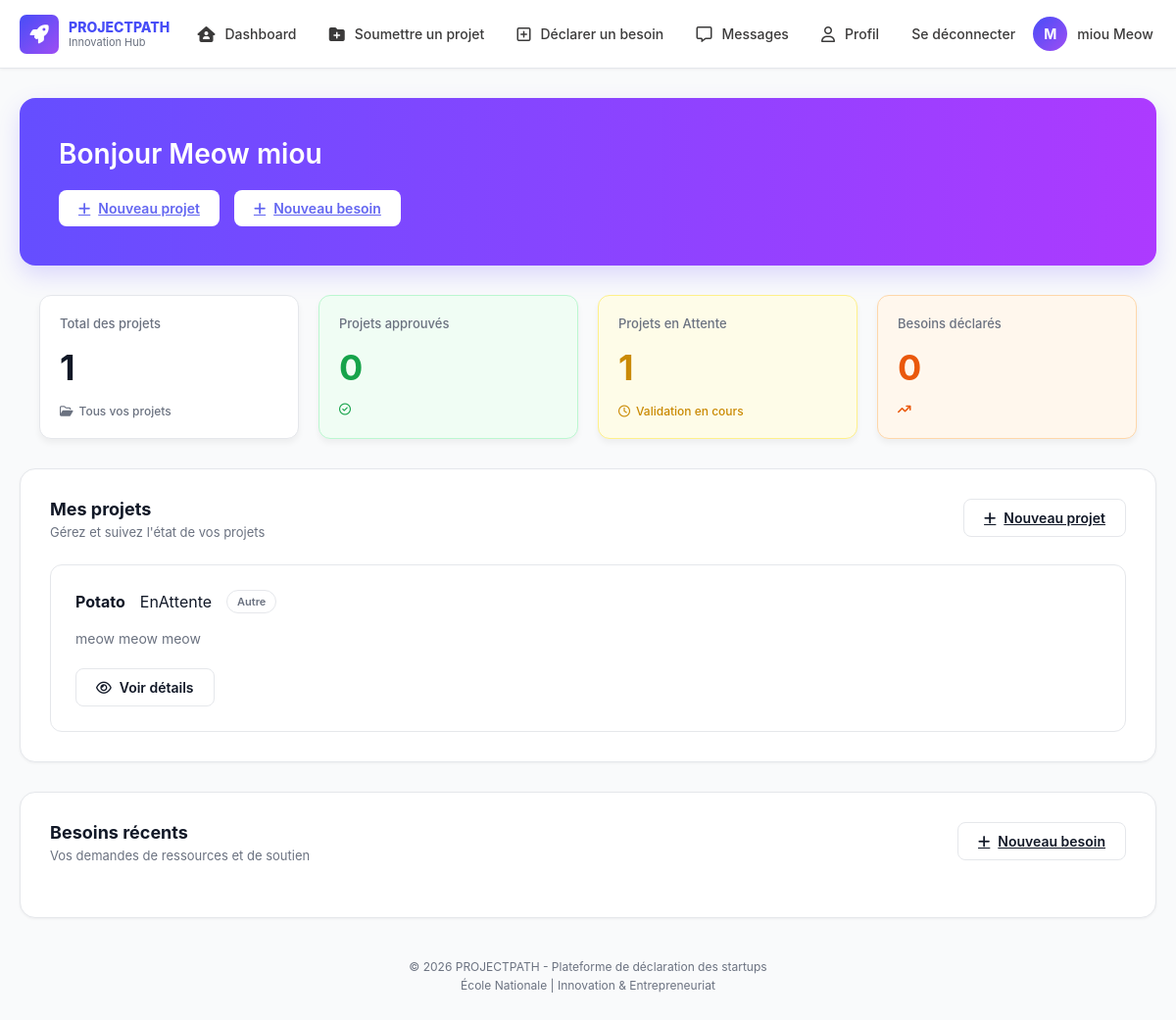
/home/13 (signed in), run on an earlier commit of the app's database.
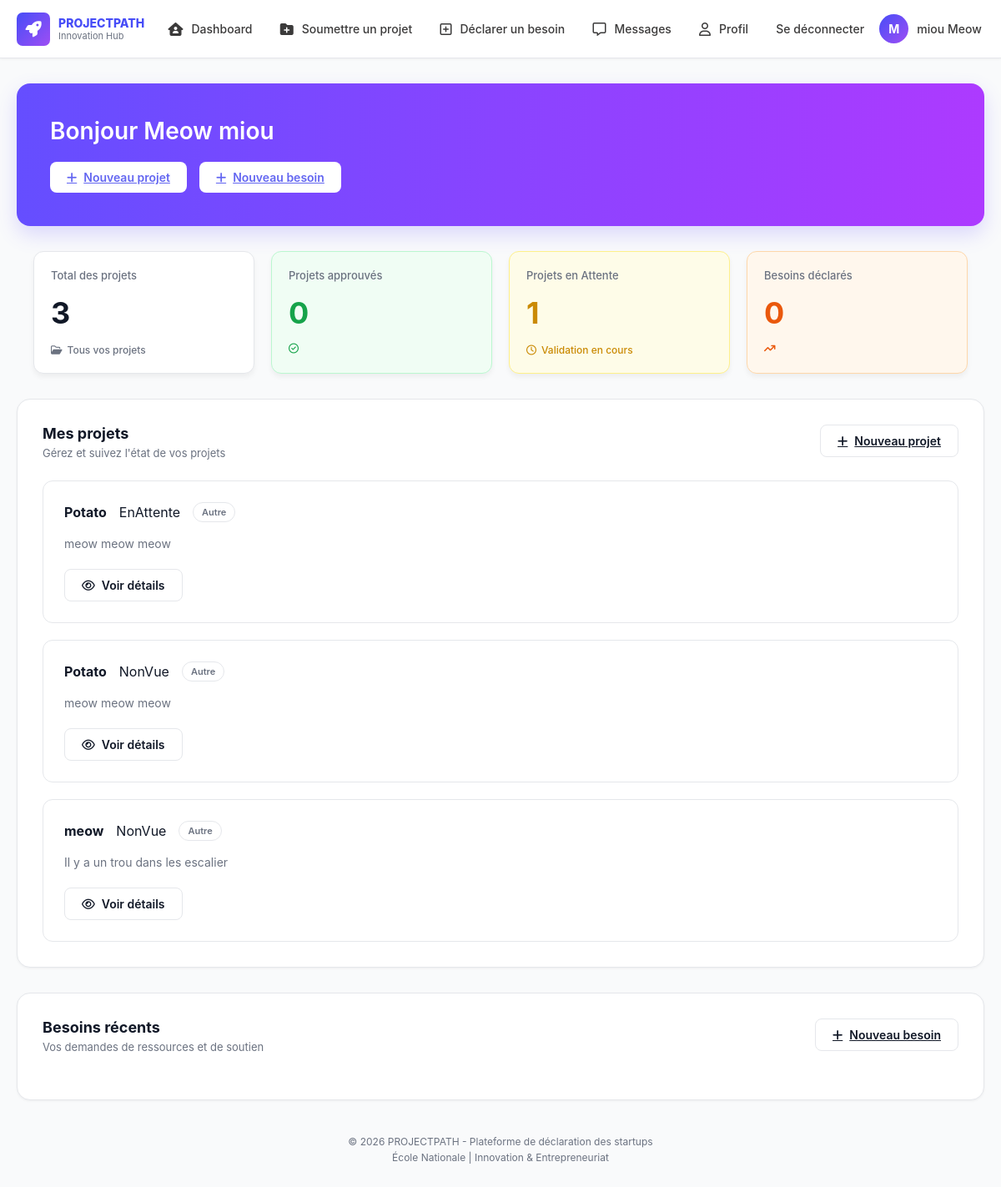
And on a later commit of the database.
### PP/models.py (models this page shows, shortened)
class CompteEtudiant(AbstractUser, PermissionsMixin):
    matricule = models.fields.IntegerField(unique=True, validators= [Validate_matricule], default = "123489357")
    class Niveau(models.TextChoices):
        one = "1CP", "1CP"
        two = "2CP", "2CP"
        three = "1CS" , "1CS"
        four = "2CS" , "2CS"
        five = "3CS", "3CS"
    niveau_etude = models.fields.CharField(max_length = 5 , choices = Niveau.choices, default = "1CP")
    adresse_mail = models.fields.EmailField(blank=True, max_length=254, verbose_name='email address',default = "Bonjour@estin.dz")
    telephone = models.fields.IntegerField(validators=[Validate_telephone], default=42)
    EMAIL_FIELD = 'adress_mail'
    class Meta:
        verbose_name = "User"
        verbose_name_plural = "Users"

class projet(models.Model):
    nom_projet= models.fields.CharField(max_length=100)
    description = models.fields.CharField(max_length=1000)
    participants = models.ForeignKey(CompteEtudiant, on_delete = models.CASCADE, null = True, blank=True)
    probleme_resolu = models.fields.CharField(max_length=200)
    class Domaine(models.TextChoices):
        Technologie_et_sante = "Technologie et sante", "Technologie et sante"
        Technologie_et_finances = "Technologie et finances", "Technologie et finances"
        Technologie_et_Environement = "Technologie et environement", "Technologie et environement"
        E_commerce = "E-commerce", "E-commerce"
        Technologie_et_agriculture = "Technologie et agriculture", "Technologie et agriculture"
        Autre = "Autre", "Autre"
    domaine = models.CharField(max_length=30, choices= Domaine.choices, default="Autre")
    objectif = models.CharField(max_length=200)
    file_path = models.FileField(upload_to="files/", null = False,verbose_name="",validators=[Validate_fichier])
    statut = models.fields.CharField(max_length = 16, choices = Statut.choices, default = "NonVue")
    created_at = models.DateTimeField(auto_now_add=True)
    updated_at = models.DateTimeField(auto_now=True)

### PP/views.py (the view)
# urls.py: 2. Add a URL to urlpatterns:  path('', views.home, name='home')
@login_required
def home(request,user_id):
    if request.user.id != user_id:
        return redirect("logout")
    user = CompteEtudiant.objects.get(id = user_id)
    user_projects = user.projet_set.all()
    user_request = user.besoin_set.all()
    project_nbr = user_projects.count()
    prj_enAtt = projet.objects.filter(statut = "EnAttente",  participants = user).count()
    prj_valide = projet.objects.filter(statut = "Accepte",  participants = user).count()
    prj_refuse = projet.objects.filter(statut = "DocumentManquant",  participants = user).count()
    besoin_nbr = user_request.count()
    bs_enAtt = Besoin.objects.filter(statut = "EnAttente", participant = user).count()
    bs_valide = Besoin.objects.filter(statut = "Accepte", participant = user).count()
    bs_refuse = Besoin.objects.filter(statut = "DocumentManquant",  participant = user).count()
    return render(request,"Student/home.html",{"user" : user, "user_projects": user_projects,
                                               "user_request":user_request ,"user_id": user_id,
                                               "prj_nb": project_nbr, "prj_enAtt": prj_enAtt,
                                               "prj_valide": prj_valide, "prj_refuse": prj_refuse,
                                                "bs_nb": besoin_nbr, "bs_enAtt": bs_enAtt, "bs_valide": bs_valide,
                                                "bs_refuse": bs_refuse})

### PP/template/Student/home.html (shortened to what this page needs)
{% load static %}
<!DOCTYPE html>
<html lang="en">
<head>
    <link rel="stylesheet" href="{% static 'css/dashboard.css' %}">
    <link rel="stylesheet" href="https://cdnjs.cloudflare.com/ajax/libs/font-awesome/6.4.0/css/all.min.css">
</head>
<body>
    <nav>
        <div class="logo">
            <i class="fa-solid fa-rocket"></i>
            <div class="txt">
                <h4>PROJECTPATH</h4>
                <p>Innovation Hub</p>
            </div>
        </div>
        <div class="nav-links" id="nav-links">
            <div id="dash" class="same" data-page="{%url 'home' user_id%}">
                <i class="fa-solid fa-house-user"></i>
                <p>Dashboard</p>
            </div>
            <div class="same" id="soumettre" data-page="{%url 'add_project' user_id%}">
                <i class="fa-solid fa-folder-plus"></i>
                <p>Soumettre un projet</p>
            </div>
            <div class="same" id="besoin" data-page="{%url 'add_request' user_id%}">
                <i class="fa-regular fa-square-plus"></i>
                <p>Déclarer un besoin</p>
            </div>
            <div class="same" id="message" data-page="{%url 'message_etudiant' user_id%}">
                <i class="fa-regular fa-message"></i>
                <p>Messages</p>
            </div>
            <div class="same" id="profil" data-page="{%url 'user_details' user_id%}">
                <i class="fa-regular fa-user"></i>
                <p>Profil</p>
            </div>
            <div class="same" id="profil" data-page="{%url 'logout'%}">
                <p>Se déconnecter</p>
            </div>
        <div class="nav-right">
            <div class="compte">
                <span id="s1">{{ user.first_name|first }}</span>
                <span id="s2">{{user.last_name}} {{user.first_name}}</span>
            </div>
        </div>
    </nav>
    <main class="container">
        <section class="hero-section">
            <h1 class="hero-title">Bonjour <span id="userNameHero">{{user.first_name}} {{user.last_name}}</span></h1>
            <div class="hero-buttons">
                <a href="{%url 'add_project' user_id%}" class="btn btn-white">
                    <i class="fa-solid fa-plus"></i>
                    Nouveau projet
                </a>
                <a href="{%url 'add_request' user_id%}" class="btn btn-white">
                    <i class="fa-solid fa-plus"></i>
                    Nouveau besoin
                </a>
            </div>
        </section>
        <section class="stats-grid">
            <div class="stat-card stat-total">
                <p class="stat-label">Total des projets</p>
                <h2 class="stat-value" id="stat-total-val">{{prj_nb}}</h2>
                <div class="stat-footer text-gray">
                    <i class="fa-regular fa-folder-open"></i> Tous vos projets
                </div>
            </div>
            <div class="stat-card stat-approved">
                <p class="stat-label">Projets approuvés</p>
                <h2 class="stat-value text-green" id="stat-approved-val">{{prj_valide}}</h2>
                <div class="stat-footer text-green">
                    <i class="fa-regular fa-circle-check"></i>
                </div>
            </div>
            <div class="stat-card stat-pending">
                <p class="stat-label">Projets en Attente</p>
                <h2 class="stat-value text-yellow" id="stat-pending-val">{{prj_enAtt}}</h2>
                <div class="stat-footer text-yellow">
                    <i class="fa-regular fa-clock"></i> Validation en cours
                </div>
            </div>
            <div class="stat-card stat-needs">
                <p class="stat-label">Besoins déclarés</p>
                <h2 class="stat-value text-orange" id="stat-needs-val">{{bs_nb}}</h2>
                <div class="stat-footer text-orange">
                    <i class="fa-solid fa-arrow-trend-up"></i>
                </div>
            </div>
        </section>
        <section class="content-section">
            <div class="section-header">
                <div>
                    <h2 class="section-title">Mes projets</h2>
                    <p class="section-subtitle">Gérez et suivez l'état de vos projets</p>
                </div>
                <a href="{%url 'add_project' user_id%}" class="btn btn-outline action-declarer-besoin">
                    <i class="fa-solid fa-plus"></i>
                    Nouveau projet
                </a>
            </div>
            <div id="projects-container" class="cards-container">
                     {%for p in user_projects%}
                        <div class="project-card">
                            <div class="project-header-row">
                                <h3 class="project-name">{{p.nom_projet}}</h3>
                                <p>{{p.statut}}</p>
                                <span class="badge badge-outline">{{p.domaine}}</span>
                            </div>
                            <p class="project-desc">{{p.description}}</p>
                            <div class="project-footer">
                    <button class="btn btn-outline" onclick="window.location.href='/project_details/{{p.id}}/{{user_id}}/0'"><i class="fa-regular fa-eye"></i> Voir détails</button>
                </div>
                </div>
                     {%endfor%}
            </div>
        </section>
        <section class="content-section mt-5">
            <div class="section-header">
                <div>
                    <h2 class="section-title">Besoins récents</h2>
                    <p class="section-subtitle">Vos demandes de ressources et de soutien</p>
                </div>
                <a href="{%url 'add_request' user_id%}" class="btn btn-outline action-declarer-besoin">
                    <i class="fa-solid fa-plus"></i>
                    Nouveau besoin
                </a>
            </div>
        </section>
    <footer>
        <p>© 2026 PROJECTPATH - Plateforme de déclaration des startups</p>
        <p>École Nationale | Innovation & Entrepreneuriat</p>
    </footer>
</body>
</html>

What changed in the data, as far as the page shows it:
added projet: nom_projet "Potato", statut "NonVue", domaine "Autre", description "meow meow meow"
added projet: nom_projet "meow", statut "NonVue", domaine "Autre", description "Il y a un trou dans les escalier"
Also different on the page:
{{ prj_nb }}: "1" → "3"
